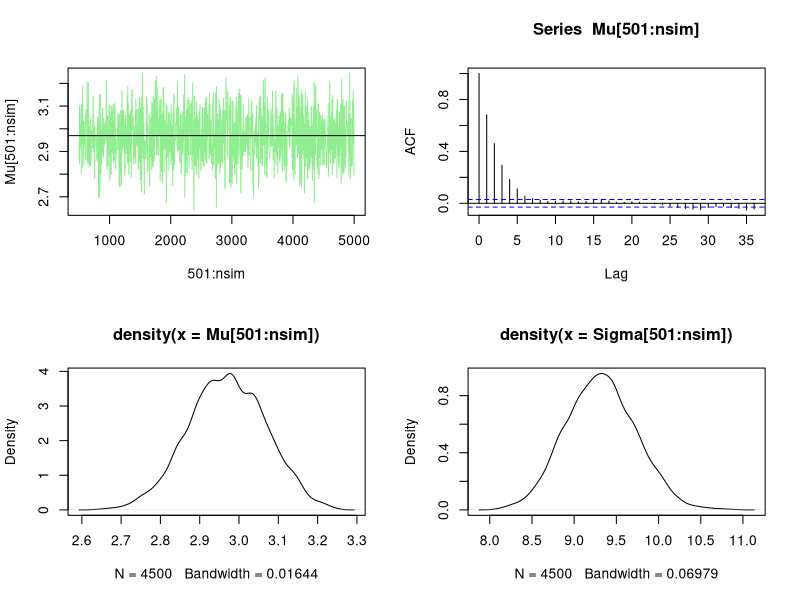

Write R code to recreate this figure.
# modified from http://people.duke.edu/~neelo003/r/
# Gibbs sampler for simple normal mean hierarchical model
# Conjugate priors (mu~N(m0,1/t0), sigma2<-Inv-Gam(a, b))
# Suppose that data yi ~ N(mu,1/tau), i=1,...,n
# priors mu ~ N(mu0,1/tau0), tau~ Gam(a,b)
# Use Metropolis algorithm instead of Gibbs sampling

###################################
set.seed(250)

# Data #
n<-1000
mu<-3
sigma<-3
sigma2<-sigma^2
y<-rnorm(n,mu,sigma)

# Prior Hyperparms #
mu0=0
tau0=1     
a=2;b=1

# Inits #
tau<-1

# Store Results #
nsim<-5000
Tau<-Mu<-Sigma<-rep(0,nsim)
A=0;

#   MCMC   #
mtau<-a+n/2
for (j in 1:nsim){
 mus<-mu+.3*rt(1,3)  # t with 3 df as proposal	
	             # it is Metropolis because the proposal is symm
		     # Scaled by 1/3 to improve acceptance rate
 
# Acceptance prob on log scale
 r<- (sum(dnorm(y,mus,1/sqrt(tau),log=T) - dnorm(y,mu,1/sqrt(tau),log=T)) +
	dnorm(mus,mu0,sqrt(tau0),log=T) -  dnorm(mu,mu0,sqrt(tau0),log=T))

if (log(runif(1))<r) {   
   mu<-mus		# Update mu if accepted
   A<-A+1		# Acceptance rate
  }
  Mu[j]<-mu
  tau<-Tau[j]<-rgamma(1,mtau,b+sum((y-mu)^2)/2)
  Sigma[j]<-1/tau;
}

# Posterior summaries #
mean(Mu[1501:nsim])	# Discard first 1500 as burn-in
sd(Mu[1501:nsim])
mean(Sigma[1501:nsim])
sd(Sigma[1501:nsim])
par(mfrow=c(2,2))
plot(501:nsim,Mu[501:nsim],type="l",col="lightgreen")
abline(h=mean(Mu[501:nsim]))
acf(Mu[501:nsim])
plot(density(Mu[501:nsim]))
plot(density(Sigma[501:nsim]))



##作業
# 回家想公式(5)與r的關係